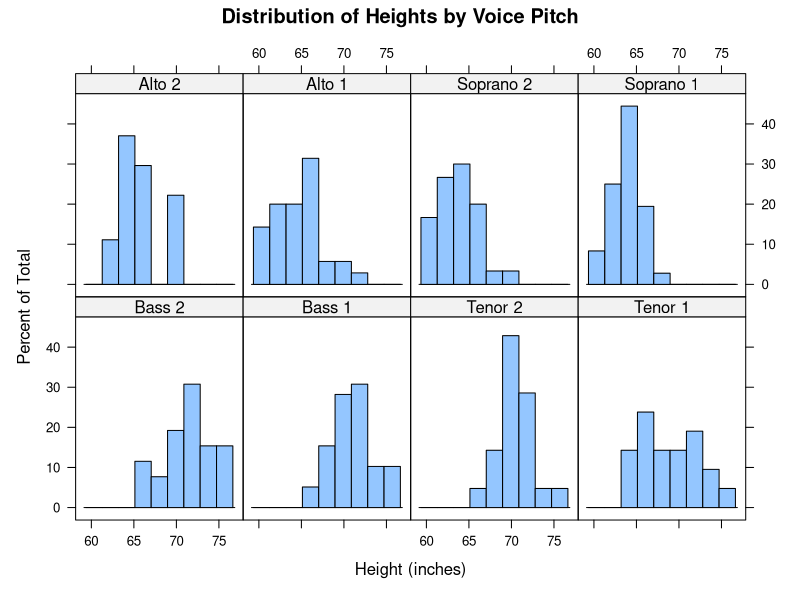
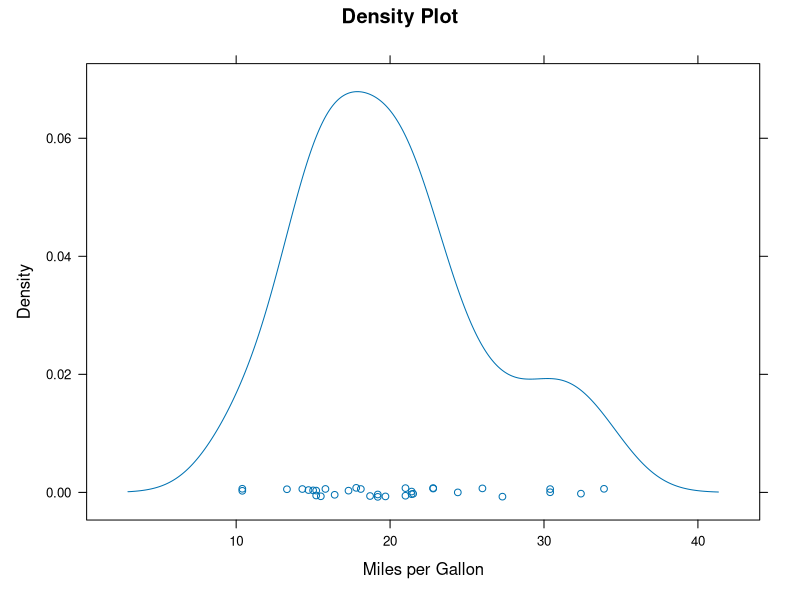
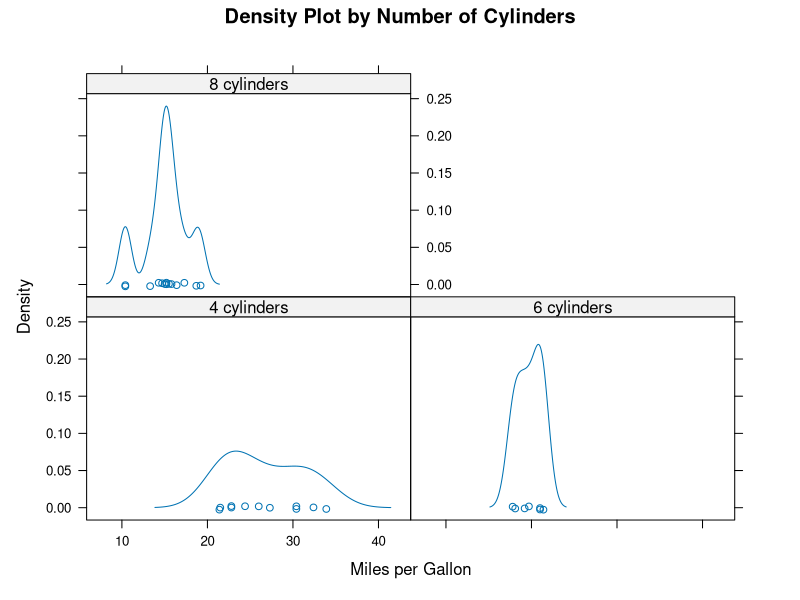
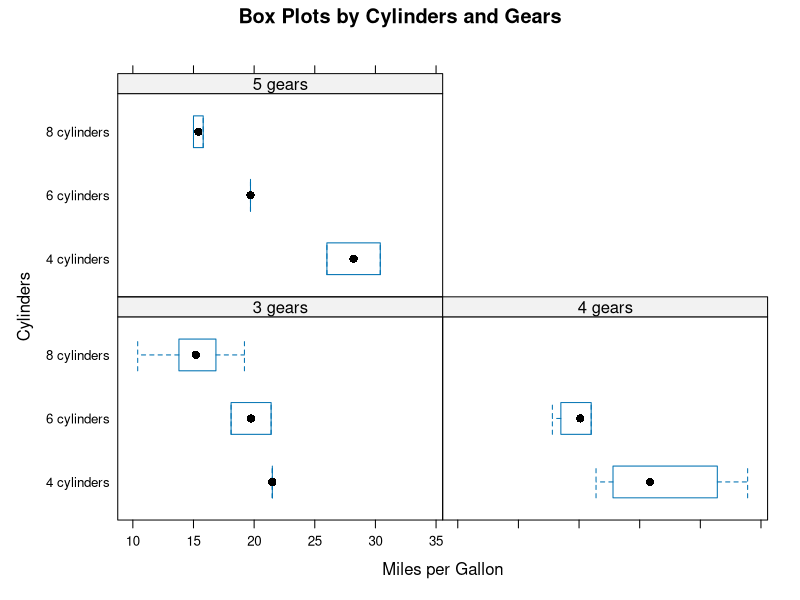
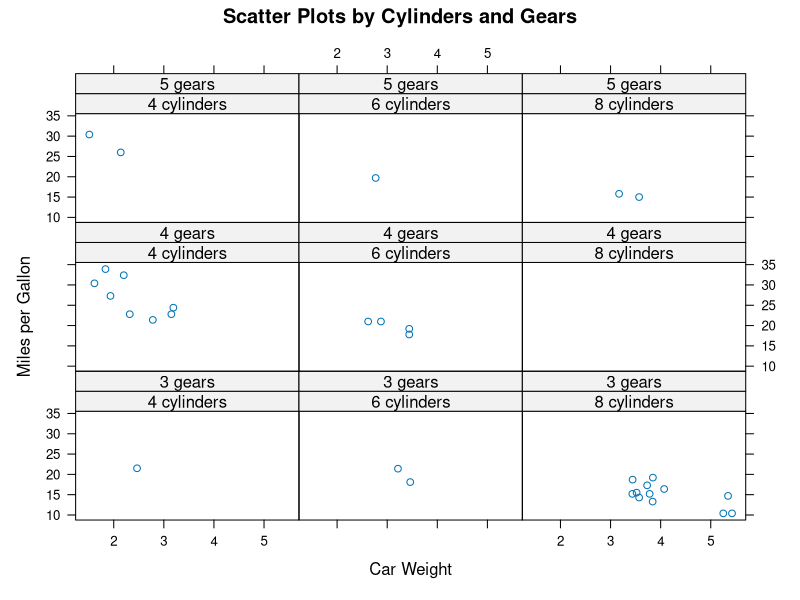
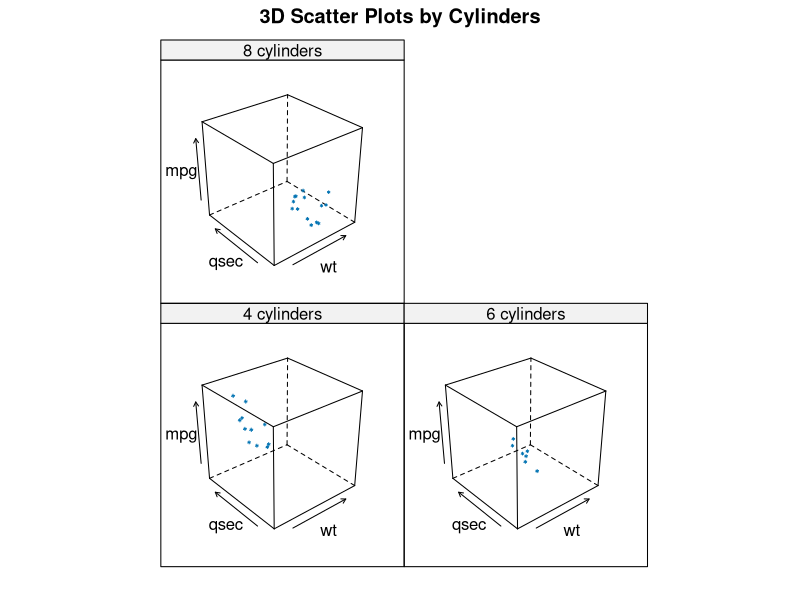
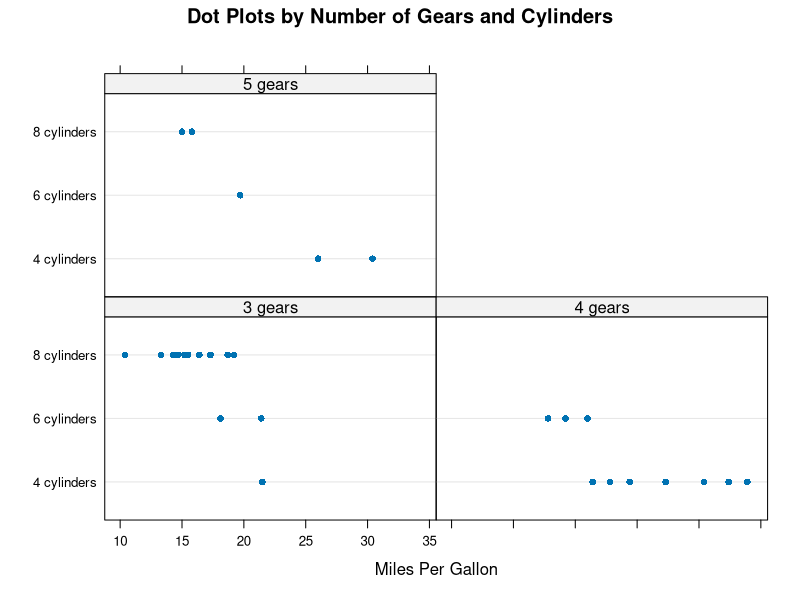
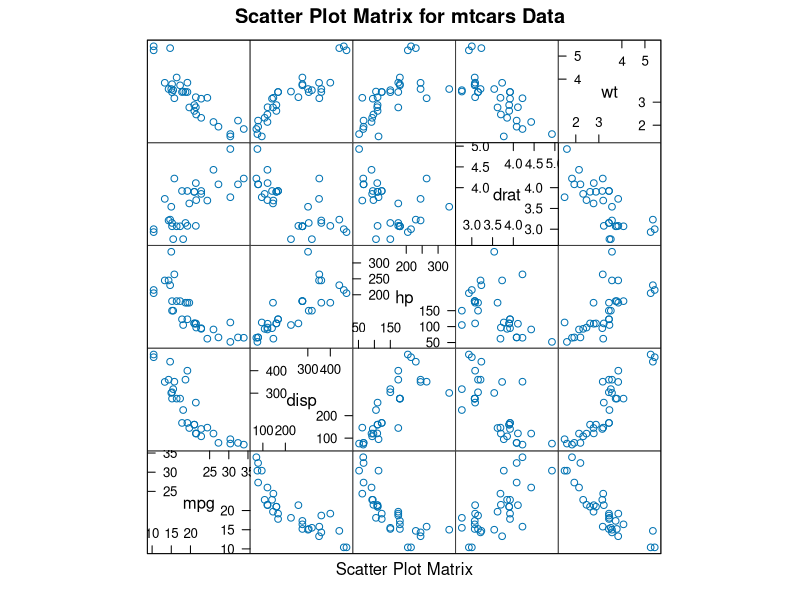

The R script that drew these images, in order: (Note: this script raises an error after producing the figures.)
#-----------------------------------------------------------#
# R in Action (2nd ed): Chapter 23 - Bonus online chapter   #
# Advanced graphics with the lattice package                #
#-----------------------------------------------------------#

par(ask=TRUE)

## Lattice Package
library(lattice)


# Histogram of heights conditioned on voice pitch
histogram(~ height | voice.part, data = singer,
          main="Distribution of Heights by Voice Pitch",
          xlab="Height (inches)")


# Listing 23.1 - Lattice plot examples
data(mtcars)
attach(mtcars)


# Create factors with value labels 
gear <- factor(gear, levels=c(3, 4, 5),
               labels=c("3 gears", "4 gears", "5 gears")) 

cyl <- factor(cyl, levels=c(4, 6, 8),
              labels=c("4 cylinders", "6 cylinders", "8 cylinders")) 


# Generate plots
densityplot(~ mpg, 
            main="Density Plot", 
            xlab="Miles per Gallon")

densityplot(~ mpg | cyl, 
            main="Density Plot by Number of Cylinders",
            xlab="Miles per Gallon")

bwplot(cyl ~ mpg | gear,
       main="Box Plots by Cylinders and Gears",
       xlab="Miles per Gallon", ylab="Cylinders") 

xyplot(mpg ~ wt | cyl * gear, 
       main="Scatter Plots by Cylinders and Gears", 
       xlab="Car Weight", ylab="Miles per Gallon")

cloud(mpg ~ wt * qsec | cyl, 
      main="3D Scatter Plots by Cylinders") 

dotplot(cyl ~ mpg | gear, 
        main="Dot Plots by Number of Gears and Cylinders",
        xlab="Miles Per Gallon")

splom(mtcars[c(1, 3, 4, 5, 6)], 
      main="Scatter Plot Matrix for mtcars Data")

detach(mtcars)


# Manipulating a graph
mygraph <- densityplot(~height|voice.part, data=singer)
plot(mygraph)
update(mygraph, col="red", pch=16, cex=.8, jitter=.05, lwd=2)
plot(mygraph)


# Conditioning on a continuous variable
displacement <- equal.count(mtcars$disp, number=3, overlap=0)
xyplot(mpg ~ wt | displacement, data=mtcars, 
       main = "Miles per Gallon vs. Weight by Engine Displacement",
       xlab = "Weight", ylab = "Mile per Gallon",
       layout=c(3,1), aspect=1.5)


# Listing 23.2 - xyplot with custom panel functions
displacement <- equal.count(mtcars$disp, number=3, overlap=0)

mypanel <- function(x, y) {
  panel.xyplot(x, y, pch=19)                      
  panel.rug(x, y)                                
  panel.grid(h=-1, v=-1)                           
  panel.lmline(x, y, col="red", lwd=1, lty=2)     
}

xyplot(mpg ~ wt|displacement, data=mtcars, 
       layout=c(3, 1), 
       aspect=1.5,
       main = "Miles per Gallon vs. Weight by Engine Displacement",
       xlab = "Weight",
       ylab = "Mile per Gallon",
       panel = mypanel)


# Listing 23.3 - xyplot with custom panel functions and additional options
mtcars$transmission <- factor(mtcars$am, levels=c(0, 1), 
                              labels=c("Automatic",  "Manual"))

panel.smoother <- function(x, y) {
  panel.grid(h=-1, v=-1)
  panel.xyplot(x, y) 
  panel.loess(x, y)
  panel.abline(h=mean(y), lwd=2, lty=2, col="green")
}

xyplot(mpg ~ disp|transmission, data=mtcars,
       scales=list(cex=.8, col="red"),
       panel=panel.smoother,
       xlab="Displacement", ylab="Miles per Gallon", 
       main="MGP vs Displacement by Transmission Type",
       sub = "Dotted lines are Group Means", aspect=1)


# Grouping variables
mtcars$transmission <- factor(mtcars$am, levels=c(0, 1),
                              labels=c("Automatic", "Manual"))
densityplot(~ mpg, data=mtcars,
            group=transmission,
            main="MPG Distribution by Transmission Type",
            xlab="Miles per Gallon",
            auto.key=TRUE)

# Listing 23.4 - Kernel density plot with a group variable and customized legend
mtcars$transmission <- factor(mtcars$am, levels=c(0,1),
                              labels=c("Automatic", "Manual"))

colors = c("red", "blue")  
lines = c(1, 2)
points = c(16, 17)

key.trans <- list(title="Trasmission",  
                  space="bottom", columns=2,
                  text=list(levels(mtcars$transmission)),
                  points=list(pch=points, col=colors),
                  lines=list(col=colors, lty=lines),
                  cex.title=1, cex=.9)

densityplot(~ mpg, data=mtcars,
            group=transmission,
            main="MPG Distribution by Transmission Type",
            xlab="Miles per Gallon",
            pch=points, lty=lines, col=colors,    
            lwd=2, jitter=.005,                                                  
            key=key.trans) 


# Listing 23.5 - xyplot with group and conditioning variables and customized legend
colors <- "darkgreen"
symbols <- c(1:12)
linetype <- c(1:3)

key.species <- list(title="Plant",
                    space="right",
                    text=list(levels(CO2$Plant)), 
                    points=list(pch=symbols, col=colors))

xyplot(uptake ~ conc | Type*Treatment, data=CO2,
       group=Plant, 
       type="o", 
       pch=symbols, col=colors, lty=linetype,
       main="Carbon Dioxide Uptake\nin Grass Plants",
       ylab=expression(paste("Uptake ", 
                             bgroup("(", italic(frac("umol","m"^2)), ")"))),
       xlab=expression(paste("Concentration ", 
                             bgroup("(", italic(frac(mL,L)), ")"))),
       sub = "Grass Species: Echinochloa crus-galli",
       key=key.species)


# Graphical parameters
show.settings()
mysettings <- trellis.par.get()
mysettings$superpose.symbol
mysettings$superpose.symbol$pch <- c(1:10)
trellis.par.set(mysettings)
show.settings()


# Customizing plot strips
histogram(~height | voice.part, data = singer,
          strip = strip.custom(bg="lightgrey",   
                               par.strip.text=list(col="black", cex=.8, font=3)),
          main="Distribution of Heights by Voice Pitch",
          xlab="Height (inches)")

mysettings <- trellis.par.get()
mysettings$strip.background <- c("lightgrey", "lightgreen")
trellis.par.set(mysettings)


# Page arrangement
graph1 <- histogram(~ height | voice.part, data=singer,
                    main="Heights of Choral Singers by Voice Part")
graph2 <- bwplot(height~voice.part, data=singer)
plot(graph1, split=c(1, 1, 1, 2))
plot(graph2, split=c(1, 2, 1, 2), newpage=FALSE)

library(lattice)
graph1 <- histogram(~ height | voice.part, data=singer,
                    main="Heights of Choral Singers by Voice Part")
graph2 <- bwplot(height~voice.part, data=singer)
plot(graph1, position=c(0, .3, 1, 1))
plot(graph2, position=c(0, 0, 1, .3), newpage=FALSE)
